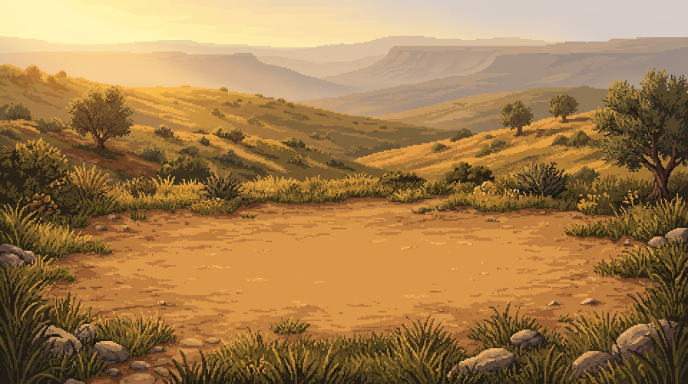
#> input picture tools/art/sources/duel_environment.png, 1376 x 768 px, found by its file name (shown at 1/2 size); its folder holds 3 pictures in this run
$ python build_painted_setpieces.py
#> lines starting #> are read from the running program, lines starting #| are printed output that depends on the picture
#!/usr/bin/env python3
"""Prepare the chapter's painted setpiece assets from their source art.

Each source is one generated image, made against the user-approved field. The
backgrounds are modest-sized, aspect-preserving crops. Requires Pillow.

The ridge champion is NOT built here: tools/art/build_champion.py owns
art/scenes_painted/goliath*.png. Keeping the champion out of this file is what
stops a routine setpiece rebuild from quietly putting the old duel sprite back on
the ridge, which is exactly how it regressed once.
"""
from pathlib import Path
from PIL import Image, ImageOps

SRC = Path('tools/art/sources')
OUT = Path('art/scenes_painted')


def background(name):
#> called with name = 'duel'
    source = Image.open(SRC / (name + '_environment.png')).convert('RGB')
#> source is the input picture: PIL image 1376x768 RGB; mean R, G, B 161.2, 124.1, 76.1
    result = ImageOps.fit(source, (960, 540), method=Image.Resampling.LANCZOS)
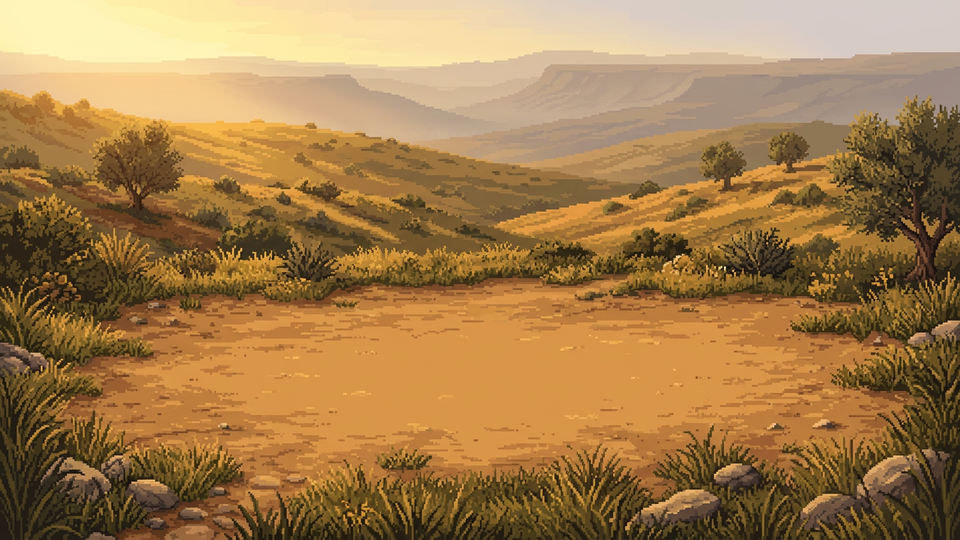
#> result: PIL image 960x540 RGB; mean R, G, B 161.7, 124.4, 76.3
    result.save(OUT / (name + '.png'), optimize=True)


def despill(image):
    """Drop the magenta fringe left on anti-aliased cutout edges.

    The key below removes the flat background, but generated art retains a thin
    pink halo. At the 0.4 overworld scale that halo reads as a glowing outline,
    which is exactly the kind of mismatch this figure is being replaced for.
    """
    pixels = image.load()
    for y in range(image.height):
        for x in range(image.width):
            r, g, b, a = pixels[x, y]
            if a == 0:
                continue
            if r > 70 and b > 70 and g < min(r, b) * 0.72 and min(r, b) - g > 24:
                lum = r * 0.299 + g * 0.587 + b * 0.114
                pixels[x, y] = (round(lum * 0.94), round(lum * 0.92),
                                round(lum * 0.74), round(a * 0.6))
    return image


def main():
    OUT.mkdir(parents=True, exist_ok=True)
    for name in ('duel', 'practice', 'brook'):
        background(name)
#> pass 2 of the loop in main, `for name in ('duel', 'practice', 'brook'):`:
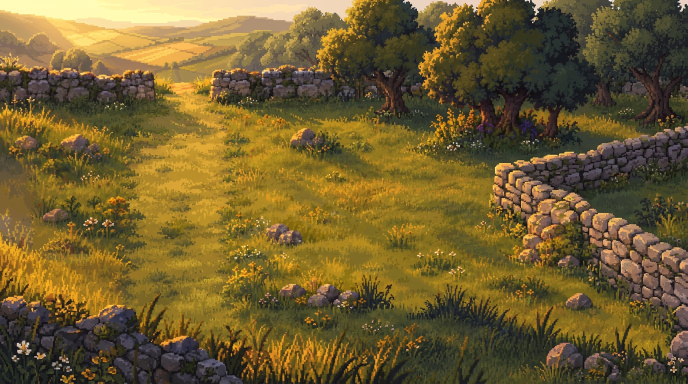
#> input picture tools/art/sources/practice_environment.png, 1376 x 768 px, found by its file name (shown at 1/2 size)
#> in background, source is the input picture: PIL image 1376x768 RGB; mean R, G, B 112.6, 93.8, 48.1
#> in background (call 2), `result = ImageOps.fit(source, (960, 540), method=Image.Resampling.LANC..`:
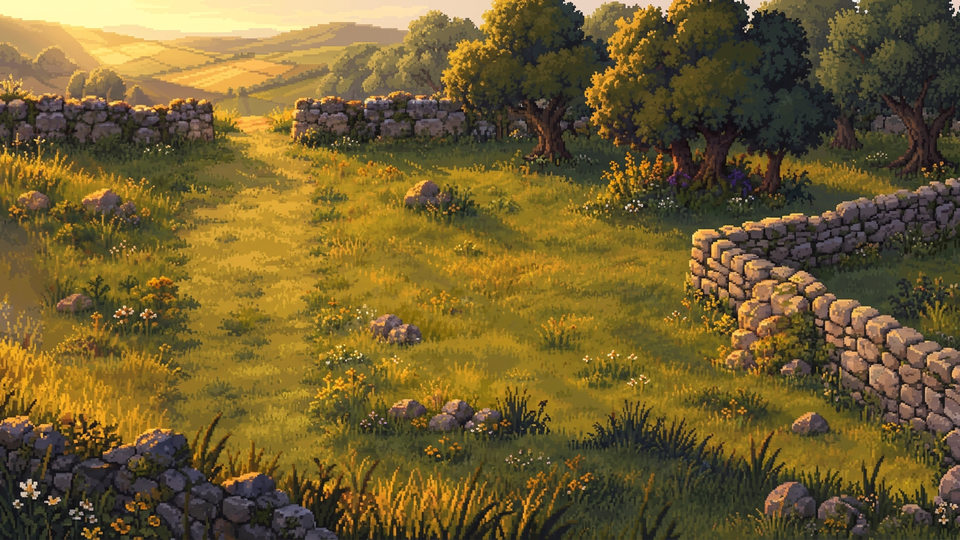
#> result: PIL image 960x540 RGB; mean R, G, B 112.8, 93.9, 48.1
#> pass 3 of the loop in main, `for name in ('duel', 'practice', 'brook'):`:
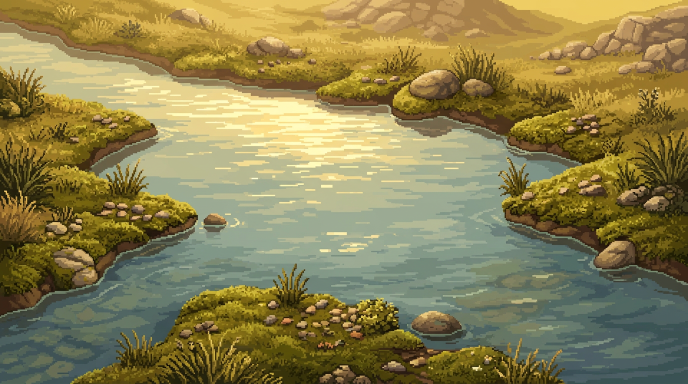
#> input picture tools/art/sources/brook_environment.png, 1376 x 768 px, found by its file name (shown at 1/2 size)
#> in background, source is the input picture: PIL image 1376x768 RGB; mean R, G, B 138, 128.1, 79.8
#> in background (call 3), `result = ImageOps.fit(source, (960, 540), method=Image.Resampling.LANC..`:
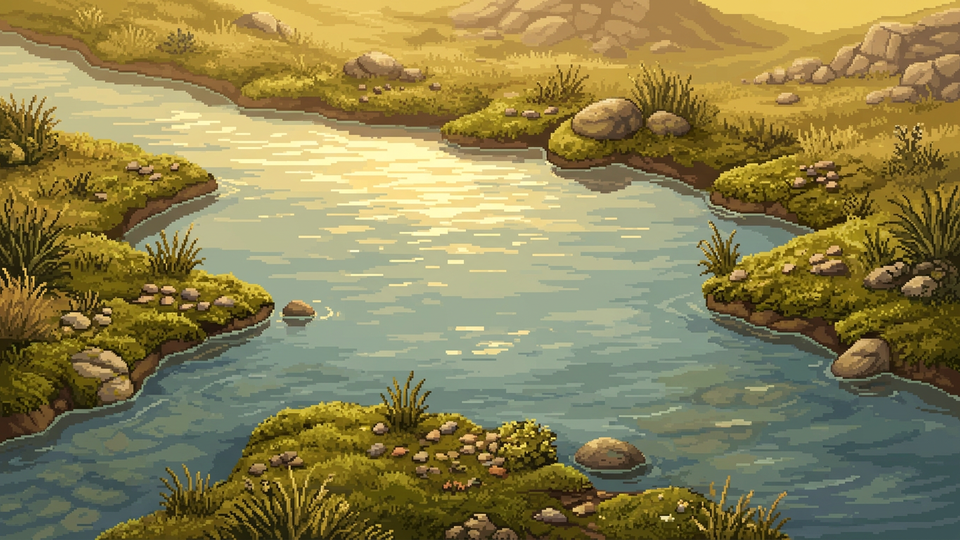
#> result: PIL image 960x540 RGB; mean R, G, B 138.4, 128.4, 80
    print('Built painterly duel, practice and brook assets in', OUT)


if __name__ == '__main__':
    main()
